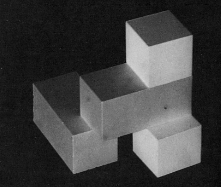
#> input picture Internals/Images/Image/cubes.png, 221 x 187 px, found by its file name
$ jupyter execute CannyEdgeDetection.ipynb
#> lines starting #> are read from the running program, lines starting #| are printed output that depends on the picture
Applying Canny edge detection to extract only the edges in the images

[cell 1]
import cv2
from google.colab.patches import cv2_imshow

[cell 2]
img=cv2.imread('cubes.png')
#> img is the input picture: shape (187, 221, 3); min 3, max 211, mean 63.5

[cell 3]
cv2_imshow(img)

[cell 4]
gray=cv2.cvtColor(img,cv2.COLOR_BGR2GRAY)

[cell 5]
cv2_imshow(gray)

[cell 6]
filter=cv2.GaussianBlur(gray,(3,3),0)

[cell 7]
cv2_imshow(filter)

[cell 8]
cv2.Canny(gray,60,100)

[cell 9]
img=cv2.imread('bell.jpg')
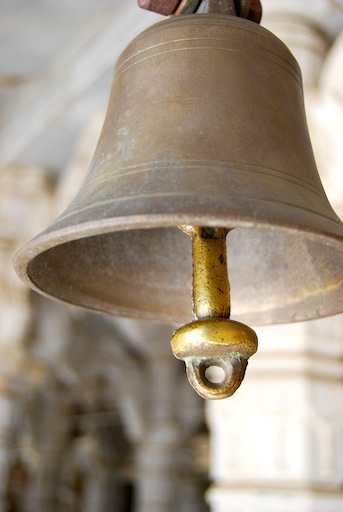
#> input picture Internals/Images/Image/bell.jpg, 343 x 512 px, found by its file name
#> img is the input picture: shape (512, 343, 3); mean B, G, R 129.7, 145.6, 158.7

[cell 10]
gray=cv2.cvtColor(img,cv2.COLOR_BGR2GRAY)
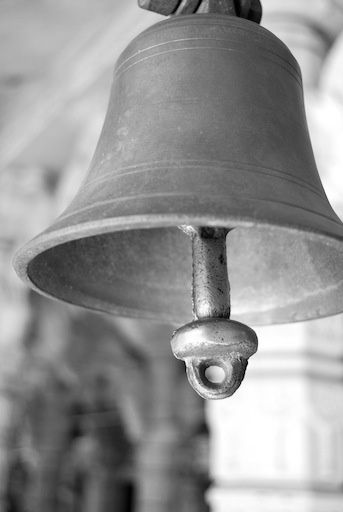
#> gray: shape (512, 343); min 0, max 255, mean 147.7

[cell 11]
cv2_imshow(gray)

[cell 12]
filter=cv2.GaussianBlur(gray,(3,3),255)
#> filter: shape (512, 343)
cv2_imshow(filter)
